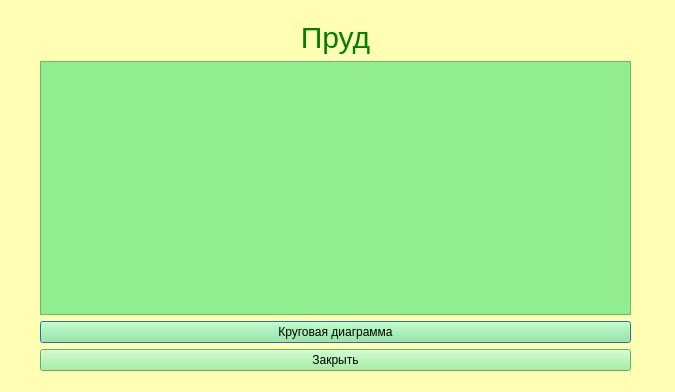
<?xml version="1.0" encoding="UTF-8"?>
<ui version="4.0">
 <class>pondsforuser</class>
 <widget class="QDialog" name="pondsforuser">
  <property name="geometry">
   <rect>
    <x>0</x>
    <y>0</y>
    <width>675</width>
    <height>392</height>
   </rect>
  </property>
  <property name="windowTitle">
   <string>Dialog</string>
  </property>
  <property name="styleSheet">
   <string notr="true">background-color:rgb(255, 254, 178);
</string>
  </property>
  <widget class="QWidget" name="layoutWidget">
   <property name="geometry">
    <rect>
     <x>40</x>
     <y>20</y>
     <width>591</width>
     <height>351</height>
    </rect>
   </property>
   <layout class="QVBoxLayout" name="verticalLayout">
    <item>
     <widget class="QLabel" name="label">
      <property name="styleSheet">
       <string notr="true">font-size:30px;
color:green</string>
      </property>
      <property name="text">
       <string>&lt;html&gt;&lt;head/&gt;&lt;body&gt;&lt;p align=&quot;center&quot;&gt;Пруд&lt;/p&gt;&lt;/body&gt;&lt;/html&gt;</string>
      </property>
     </widget>
    </item>
    <item>
     <widget class="QTableWidget" name="twOrg">
      <property name="styleSheet">
       <string notr="true">color: black;
background-color: lightgreen</string>
      </property>
     </widget>
    </item>
    <item>
     <widget class="QPushButton" name="diagram">
      <property name="styleSheet">
       <string notr="true">color: black;
background-color: lightgreen</string>
      </property>
      <property name="text">
       <string>Круговая диаграмма</string>
      </property>
     </widget>
    </item>
    <item>
     <widget class="QPushButton" name="logout">
      <property name="styleSheet">
       <string notr="true">color: black;
background-color: lightgreen</string>
      </property>
      <property name="text">
       <string>Закрыть</string>
      </property>
     </widget>
    </item>
   </layout>
  </widget>
 </widget>
 <resources/>
 <connections/>
</ui>
